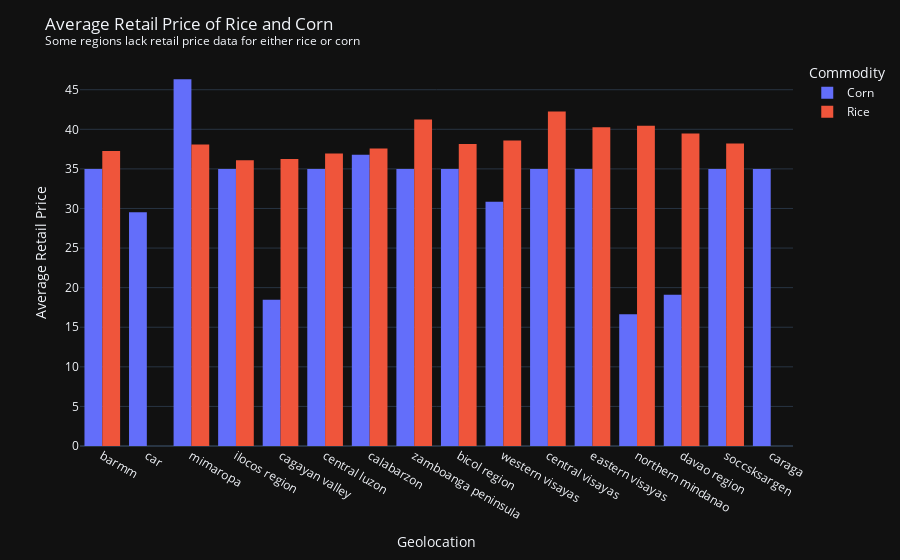

Notebook code cell kept with this figure:
### Code cell
# @title Hypotheses Testing H0.1 Significant Difference Test using Two-sample t-Test
from termcolor import cprint

# NOTE: pearson|kendall|spearman
grouped = df[["Commodity", "Geolocation", "Retail Price"]].copy()
imputer(grouped, 2)
grouped = grouped.groupby(["Commodity", "Geolocation"])["Retail Price"].mean()
grouped = pd.DataFrame(grouped).reset_index()
grouped = grouped[grouped.Geolocation != "philippines"]
grouped["Geolocation"] = grouped["Geolocation"].replace(region_long_to_short)

fig = px.histogram(grouped, x="Geolocation", y="Retail Price",
             color='Commodity', barmode='group')
fig.update_layout(template="plotly_dark", xaxis_title="Geolocation", yaxis_title = "Average Retail Price",
                  title="Average Retail Price of Rice and Corn<br><sup>Some regions lack retail price data for either rice or corn</sup>")
fig.show()

fig_to_div(fig, "plots/annual-regional/ALL_bar_retail-loc_div.html")
fig_to_html(fig, "plots/annual-regional/ALL_bar_retail-loc.html")
fig_to_png(fig, "plots/annual-regional/ALL_bar_retail-loc.png")

# Agrimarket Indicators for Annual-Regional Data
# Is there a significant difference in commodity retail prices when grouped according to geolocation?
tdf = pd.concat([df.iloc[:, 0:6], df.iloc[:, 8:13]], axis=1).dropna()
tdf = tdf[tdf.Geolocation != "philippines"]
indicators = tdf.columns[3:]
cprint("Indicators tested are:", "blue")
print(*indicators, sep="\n")
alpha = 0.05

rice = tdf[tdf["Commodity"] == "Rice"]
corn = tdf[tdf["Commodity"] == "Corn"]
for loc in tdf["Geolocation"].unique():
    tdf_ = tdf[tdf["Geolocation"] == loc]
    for var in tdf.columns[3:]:
        rice_var = rice[var]
        corn_var = corn[var]

        # Perform the t-test:
        t_stat, p_value = stats.ttest_ind(rice_var, corn_var)

        # Interpret the results:
        if p_value < alpha:
            cprint(f"There is a significant difference in the {var} of rice and corn when grouped according to geolocation.", "red")
        else:
            print(f"There is NO significant difference in the {var} of rice and corn when grouped according to geolocation.")

### Figure 1 — Plotly figure (JSON) as saved in the notebook; plotly's stock layout.template omitted (floating-point values rounded to 4 significant figures)
{"data": [{"alignmentgroup": "True", "bingroup": "x", "histfunc": "sum", "hovertemplate": "Commodity=Corn<br>Geolocation=%{x}<br>sum of Retail Price=%{y}<extra></extra>", "legendgroup": "Corn", "marker": {"color": "#636efa", "pattern": {"shape": ""}}, "name": "Corn", "offsetgroup": "Corn", "orientation": "v", "showlegend": true, "type": "histogram", "x": ["barmm", "car", "mimaropa", "ilocos region", "cagayan valley", "central luzon", "calabarzon", "zamboanga peninsula", "bicol region", "western visayas", "central visayas", "eastern visayas", "northern mindanao", "davao region", "soccsksargen", "caraga"], "xaxis": "x", "y": [34.98, 29.52, 46.32, 34.98, 18.47, 34.98, 36.77, 34.98, 34.98, 30.85, 34.98, 34.98, 16.65, 19.11, 34.98, 34.98], "yaxis": "y"}, {"alignmentgroup": "True", "bingroup": "x", "histfunc": "sum", "hovertemplate": "Commodity=Rice<br>Geolocation=%{x}<br>sum of Retail Price=%{y}<extra></extra>", "legendgroup": "Rice", "marker": {"color": "#EF553B", "pattern": {"shape": ""}}, "name": "Rice", "offsetgroup": "Rice", "orientation": "v", "showlegend": true, "type": "histogram", "x": ["barmm", "mimaropa", "ilocos region", "cagayan valley", "central luzon", "calabarzon", "zamboanga peninsula", "bicol region", "western visayas", "central visayas", "eastern visayas", "northern mindanao", "davao region", "soccsksargen"], "xaxis": "x", "y": [37.27, 38.09, 36.09, 36.26, 36.95, 37.58, 41.25, 38.15, 38.58, 42.25, 40.26, 40.46, 39.45, 38.2], "yaxis": "y"}], "layout": {"barmode": "group", "legend": {"title": {"text": "Commodity"}, "tracegroupgap": 0}, "margin": {"t": 60}, "title": {"text": "Average Retail Price of Rice and Corn<br><sup>Some regions lack retail price data for either rice or corn</sup>"}, "xaxis": {"anchor": "y", "domain": [0, 1], "title": {"text": "Geolocation"}}, "yaxis": {"anchor": "x", "domain": [0, 1], "title": {"text": "Average Retail Price"}}}}
